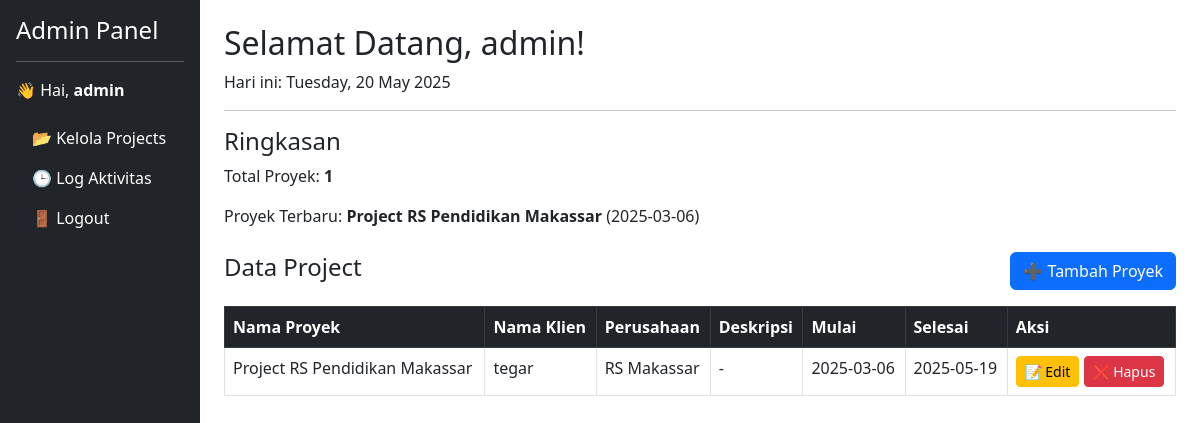
Screenshot of /admin/dashboard.php (signed in) with the database file from the repository.
### tables this page shows
CREATE TABLE `t_data` (
  `id` int(11) NOT NULL,
  `nama_proyek` varchar(255) DEFAULT NULL,
  `image` varchar(255) DEFAULT NULL,
  `nama_klien` varchar(50) NOT NULL,
  `nama_perusahaan` varchar(80) NOT NULL,
  `deskripsi` text DEFAULT NULL,
  `tanggal_dimulai_proyek` date DEFAULT NULL,
  `tanggal_selesai_proyek` date DEFAULT NULL,
  `kategori` varchar(30) DEFAULT NULL
);

### admin/dashboard.php (the view, shortened to what this page needs)
<?php
include 'koneksi.php';
$admin_id = $_SESSION['admin_id'];
$admin = mysqli_fetch_assoc(mysqli_query($conn, "SELECT * FROM admin WHERE id = $admin_id"));
$jumlah_proyek = mysqli_fetch_assoc(mysqli_query($conn, "SELECT COUNT(*) as total FROM t_data"))['total'];
$proyek_terbaru = mysqli_query($conn, "SELECT * FROM t_data ORDER BY tanggal_dimulai_proyek DESC LIMIT 1");
$data_proyek = mysqli_query($conn, "SELECT * FROM t_data ORDER BY tanggal_dimulai_proyek DESC");
?>
<!DOCTYPE html>
<html lang="id">
<head>
  <link href="https://cdn.jsdelivr.net/npm/bootstrap@5.3.0/dist/css/bootstrap.min.css" rel="stylesheet">
</head>
<body>
<div class="container-fluid">
  <div class="row">
    <div class="col-md-2 bg-dark text-white min-vh-100 p-3">
      <h4>Admin Panel</h4>
      <hr>
      <p>👋 Hai, <strong><?= $admin['username']; ?></strong></p>
      <ul class="nav flex-column">
        <li class="nav-item"><a href="dashboard.php" class="nav-link text-white">📂 Kelola Projects</a></li>
        <li class="nav-item"><a href="log.php" class="nav-link text-white">🕒 Log Aktivitas</a></li>
        <li class="nav-item"><a href="logout.php" class="nav-link text-white">🚪 Logout</a></li>
      </ul>
    </div>
    <div class="col-md-10 p-4">
      <h2>Selamat Datang, <?= $admin['username']; ?>!</h2>
      <p>Hari ini: <?= date("l, d M Y "); ?></p>
      <hr>
      <div class="mb-4">
        <h4>Ringkasan</h4>
        <p>Total Proyek: <strong><?= $jumlah_proyek; ?></strong></p>
        <?php if (mysqli_num_rows($proyek_terbaru) > 0):
          $pt = mysqli_fetch_assoc($proyek_terbaru); ?>
          <p>Proyek Terbaru: <strong><?= $pt['nama_proyek']; ?></strong> (<?= $pt['tanggal_dimulai_proyek']; ?>)</p>
        <?php endif; ?>
      </div>
      <div class="d-flex justify-content-between align-items-center mb-3">
        <h4>Data Project</h4>
        <a href="data_tambah.php" class="btn btn-primary">➕ Tambah Proyek</a>
      </div>
      <table class="table table-bordered">
        <thead class="table-dark">
          <tr>
            <th>Nama Proyek</th>
            <th>Nama Klien</th>
            <th>Perusahaan</th>
            <th>Deskripsi</th>
            <th>Mulai</th>
            <th>Selesai</th>
            <th>Aksi</th>
          </tr>
        </thead>
        <tbody>
          <?php while ($row = mysqli_fetch_assoc($data_proyek)): ?>
          <tr>
            <td><?= $row['nama_proyek']; ?></td>
            <td><?= $row['nama_klien']; ?></td>
            <td><?= $row['nama_perusahaan']; ?></td>
            <td><?= $row['deskripsi']; ?></td>
            <td><?= $row['tanggal_dimulai_proyek']; ?></td>
            <td><?= $row['tanggal_selesai_proyek']; ?></td>
            <td>
              <a href="data_edit.php?id=<?= $row['id']; ?>" class="btn btn-sm btn-warning">📝 Edit</a>
              <a href="data_hapus.php?id=<?= $row['id']; ?>" class="btn btn-sm btn-danger" onclick="return confirm('Yakin hapus data ini?')">❌ Hapus</a>
            </td>
          </tr>
          <?php endwhile; ?>
        </tbody>
      </table>
    </div>
  </div>
</div>
</body>
</html>

### rows the page displays
t_data: nama_proyek "Project RS Pendidikan Makassar", tanggal_dimulai_proyek "2025-03-06", nama_klien "tegar", nama_perusahaan "RS Makassar", deskripsi "-", tanggal_selesai_proyek "2025-05-19"

### other values shown
$admin['username'] "admin"
$jumlah_proyek "1"
